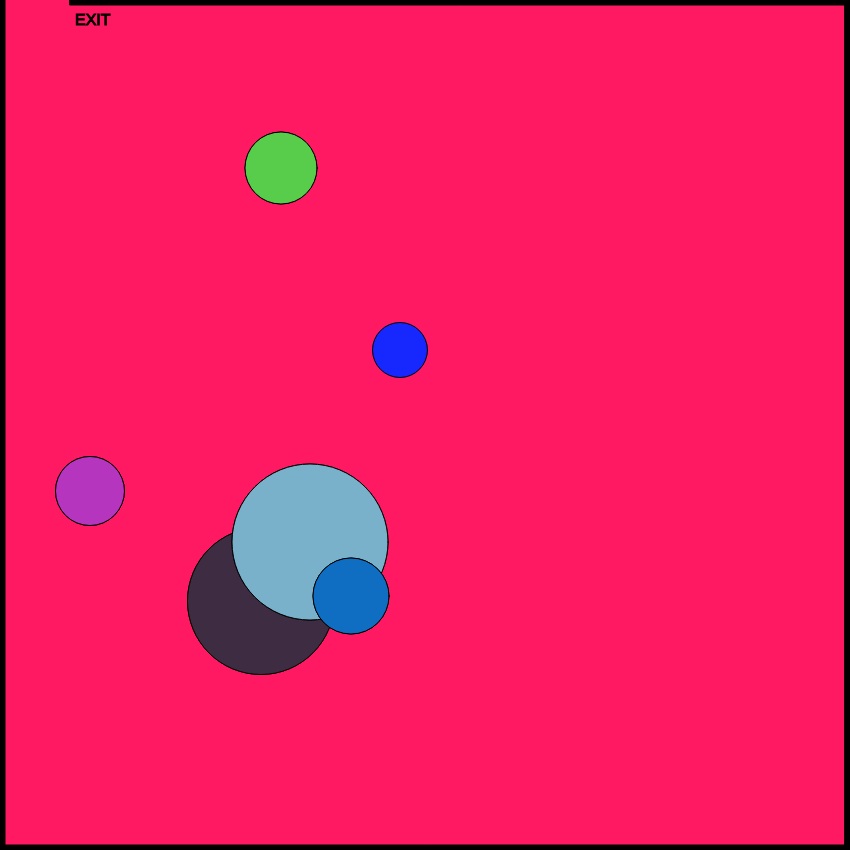
Frame 1 (no input)
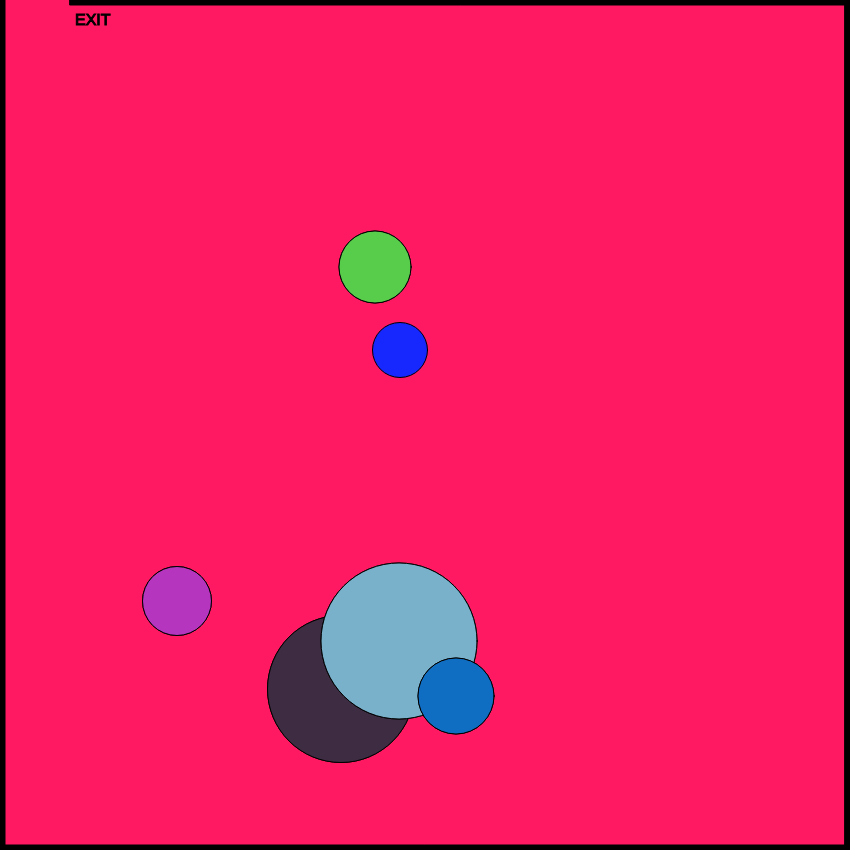
Frame 60 (no input)
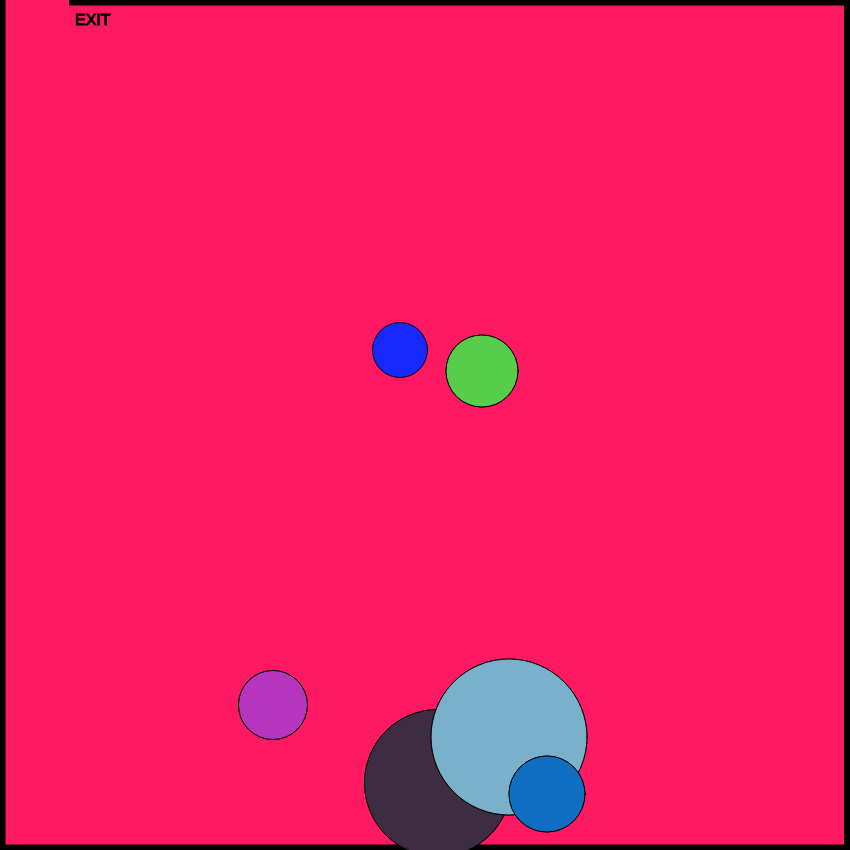
Frame 120 (the mouse pressed at the canvas centre since frame 60)

The p5.js sketch that drew these frames (run headless with seeded random() and noise() and a simulated clock; from frame 60 on, the mouse is pressed at the canvas centre):

// p5.js sketch
// ── sketch.js
// x and y for my character
// x and y for my character
var characterX = 100;
var characterY = 100;
// define the key codes for each letter
var w = 87;
var s = 83;
var a = 65;
var d = 68;

// x and y for a shape
var shapeX = 30;
var shapeY = 50;

var shapeXs = [];
var shapeYs = [];
var diameters = [];

var shapeXSpeed = [];
var shapeYSpeed = [];
var shapeColors = [];
// create a shape when the mouse is clicked
var mouseShapeX;
var mouseShapeY;


function setup() {
    createCanvas(850, 850);
    // get a random speed when the it first starts
    for (var i = 0; i < 5; i++) {
        shapeXSpeed[i] = Math.floor(Math.random() * (Math.floor(Math.random() * 9)) + 1);
        shapeYSpeed[i] = Math.floor(Math.random() * (Math.floor(Math.random() * 9)) + 1);
        
        shapeColors[i] = color(random(255), random(255), random(255));

        shapeXs[i] = getRandomNumber(500);
        shapeYs[i] = getRandomNumber(600);
        diameters[i] = getRandomNumber(150);


    }

    createCharacter(400, 350);
}

function draw() {
    background(580,25,98);
    stroke(0);
    fill(0);

    // call createBorders function
    createBorders(5);

    // exit message
    textSize(16);
    text("EXIT", width -775,height -825)

    //createCharacter(200,350);
    drawCharacter();
    characterMovement();


    // potential enemy
    fill(39,145,11);

    // Shapes
    for (var i = 0; i < shapeXs.length; i++) {
        circle(shapeXs[i], shapeYs[i], diameters[i]);
        shapeXSpeed[i] = Math.floor(Math.random() * (Math.floor(Math.random() * 5)) + 1);
        shapeYSpeed[i] = Math.floor(Math.random() * (Math.floor(Math.random() * 5)) + 1);

        
        fill(shapeColors[i]); // use the shape's own color
        ellipse(shapeXs[i], shapeYs[i], diameters[i]);


        // move the shape
        shapeXs[i] += shapeXSpeed[i];
        shapeYs[i] += shapeYSpeed[i];
        // check to see if the shape has gone out of bounds
        if (shapeXs[i] > width) {
            shapeXs[i] = 0;
        }
        if (shapeXs[i] < 0) {
            shapeXs[i] = width;
        }
        if (shapeYs[i] > height) {
            shapeYs[i] = 0;
        }
        if (shapeYs[i] < 0) {
            shapeYs[i] = height;
        }
    }
    // check to see if the character has left the exit
   // check to see if the character has left the exit
    if(characterX < width-760 && characterY < width-825)
    {
        fill(0);
        stroke(5);
        textSize(26);
        text("You Win!", width/2-50, height/2-50);
    }

    // create the shape based on the mouse click
    fill(20,230,140);
    circle(mouseShapeX, mouseShapeY, 125);
}

function characterMovement() {
    // handle the keys
    if (keyIsDown(w)) {
        characterY -= 5;
    }
    if (keyIsDown(s)) {
        characterY += 5;
    }
    if (keyIsDown(a)) {
        characterX -= 5;
        console.log("movement: " + characterX);
    }
    if (keyIsDown(d)) {
        characterX += 5;
    }
}

function createCharacter(x, y) {
    characterX = x;
    characterY = y;
}

function drawCharacter() {
    fill(23,40,323);
    circle(characterX,characterY,55);
}

function createBorders(thickness) {
    // top border
    rect(70, 0, width, thickness);
    // left border
    rect(0, 0, thickness, height);
    // bottom border
    rect(0, height - thickness, width, thickness);
    // right upper border
    rect(width - thickness, 0, thickness, height - 0);
}

function mouseClicked() {
    mouseShapeX = mouseX;
    mouseShapeY = mouseY;
}

function getRandomNumber(number) {
    return Math.floor(Math.random() * number) + 10;
}
